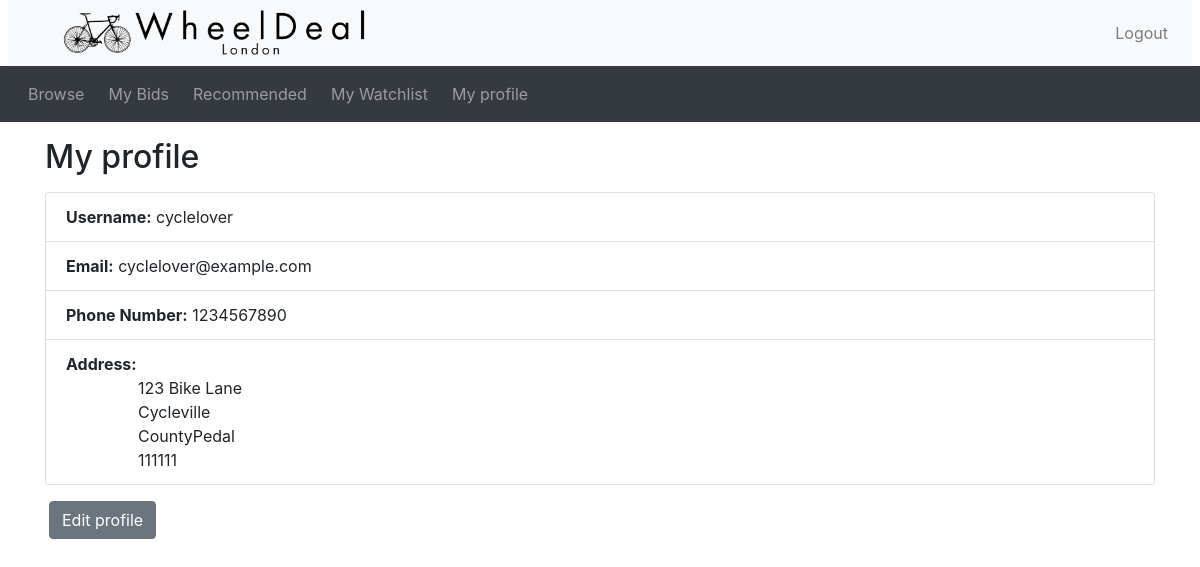
Page /WheelDeal/profile.php (signed in) on the committed database.
### tables this page shows
CREATE TABLE `Address` (
  `addressId` int NOT NULL,
  `street` varchar(50) NOT NULL,
  `city` varchar(50) NOT NULL,
  `county` varchar(50) NOT NULL,
  `postcode` varchar(8) NOT NULL,
  `userId` int NOT NULL
);

CREATE TABLE `User` (
  `userId` int NOT NULL,
  `username` varchar(50) NOT NULL,
  `password` varchar(255) NOT NULL,
  `email` varchar(50) NOT NULL,
  `phoneNumber` varchar(50) NOT NULL,
  `userType` varchar(7) NOT NULL
);

### WheelDeal/profile.php (the view, shortened to what this page needs)
<?php
include_once("header.php");
require("db_connect.php");
?>
<div class="container">
<h2 class="my-3">My profile</h2>
<?php
if (!isset($_SESSION['logged_in']) || !isset($_SESSION['user_id'])) {
    echo '<div class="alert alert-danger">Please log in to view your profile.</div>';
    echo '<div class="text-center"><a href="login.php" class="btn btn-primary">Log in</a></div>';
} else {
    $userId = $_SESSION['user_id'];
    try {
        $sql = "SELECT U.username, U.email, U.phoneNumber, a.street, a.city, a.county, a.postcode
                FROM User U
                LEFT JOIN Address a ON a.userId = U.userId
                WHERE U.userId = ?";
        $stmt = $pdo->prepare($sql);
        $stmt->execute([$userId]);
        $userProfile = $stmt->fetch(PDO::FETCH_ASSOC);
        if (!$userProfile) {
            echo '<div class="alert alert-danger">Your profile does not exist in our database.</div>';
        } else {
            echo '<ul class="list-group">';
            echo '<li class="list-group-item"><strong>Username:</strong> ' . htmlspecialchars($userProfile['username']) . '</li>';
            echo '<li class="list-group-item"><strong>Email:</strong> ' . htmlspecialchars($userProfile['email']) . '</li>';
            echo '<li class="list-group-item"><strong>Phone Number:</strong> ' . htmlspecialchars($userProfile['phoneNumber']) . '</li>';
            $indent = "&nbsp;&nbsp;&nbsp;&nbsp;&nbsp;&nbsp;&nbsp;&nbsp&nbsp;&nbsp;&nbsp;&nbsp;&nbsp;&nbsp;&nbsp;&nbsp;";
            echo '<li class="list-group-item"><strong>Address:</strong><br>' .
                 (isset($userProfile['street']) ? $indent . htmlspecialchars($userProfile['street']) . '<br>' : '') .
                 (isset($userProfile['city']) ? $indent . htmlspecialchars($userProfile['city']) . '<br>' : '') .
                 (isset($userProfile['county']) ? $indent . htmlspecialchars($userProfile['county']) . '<br>' : '') .
                 (isset($userProfile['postcode']) ? $indent . htmlspecialchars($userProfile['postcode']) : '');
            echo '</li>';
            echo '</ul>';
        }
    } catch (PDOException $e) {
        echo '<div class="alert alert-danger">An error occurred while retrieving your profile: ' . htmlspecialchars($e->getMessage()) . '</div>';
    }
}
?>
<?php
  if (isset($_SESSION['account_type']) && ($_SESSION['account_type'] == 'seller' || $_SESSION['account_type'] == 'buyer')) {
  echo('
  <div class="nav-item mx-1">
    <a class="btn btn-secondary mt-3" href="editProfile.php">Edit profile</a>
  </div>');
  }
?>
</div>
<?php include_once("footer.php")?>

### rows in the picture
address: userId.username "cyclelover", userId.email "cyclelover@example.com", userId.phoneNumber "1234567890", street "123 Bike Lane", city "Cycleville", county "CountyPedal", postcode "111111"
